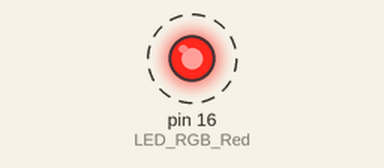
This sketch was run on a simulated Arduino Uno, built with avr-gcc and run on an emulated ATmega328P. On the bench: output pins drawn as LEDs (lit = HIGH). Dashed ring = blinking. What the sketch prints to the serial monitor is not drawn.

Above: at 0.05 s.
Timing chart, 0 to 3.0 s (numbered marks = the images above):
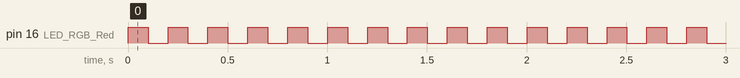

The sketch:

FISH_A-little-heart_Code_Solution_Task2.ino
```cpp
// LED
// GPIO
#define LED_RGB_Red 16

// global variable
int bpm = 60;

char serialprint_buffer[100];

// setup the components
void setup()
{
  // setup LED as OUTPUT
  pinMode (LED_RGB_Red, OUTPUT);

  Serial.begin(9600);
  // setup the serial communication
}

void loop()
{
  // look for an input in the serial monitor
  // read incoming byte
  // clear the buffer

  // If the read in variable is between the permitted min and max bpm value set the variable bpm to the read in variable.
  // If the read in variable is not between the permitted min and max bpm values print a notification into the serial monitor.

  // print the bpm value to the serial monitor
  sprintf(serialprint_buffer, "pulse %d bpm", bpm);
  Serial.println(serialprint_buffer);

  // calculate the interval time between LED HIGH and LED LOW: convert bpm into msceond and subtract the time of "power on" of the LED
  digitalWrite (LED_RGB_Red, HIGH);
  delay(100);
  digitalWrite(LED_RGB_Red, LOW);
  delay(100);
  // print the time between LED LOW and LED HIGH
}
```

Measured:
- by itself, pin 16 (LED_RGB_Red): alternates HIGH for 0.10 s and LOW for 0.10 s
